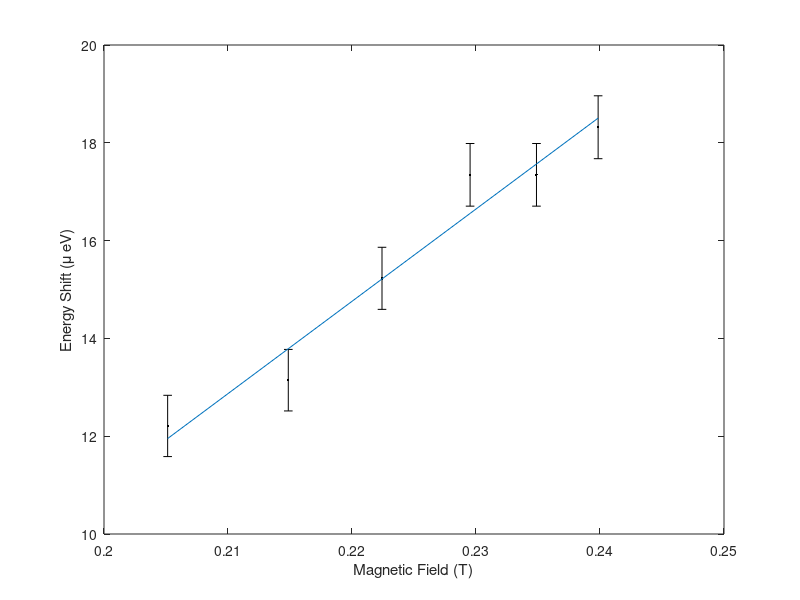

Reproduce this figure in MATLAB.
% Zeeman Experiment
% weighted fitting of a line to the energy vs magnetic field
% the raw data is the angle obtained from the video camera.
% You will supply an estimate of the angular uncertainty for each angle
% measurement. Some typical data has been supplied below in the variable
% x (array of magnetic field values, in Gauss)
% alpha1 (initial angle of an unshifted bright fringe)
% alpha (array of angles you measure as a function of the magnetic
% delta_alpha1 (uncertainly in the initial angle)
% delta_alpha (uncertainty in the shifted angles)
% JPS & MJM 2016
clear all; clf;
h=6.63e-34; c=3e8; lam=644e-9;
% enter the data.
x = [2051.32560426 2148.61893727 2224.19251998 2295.23183355 2348.76568045 2398.4887764]; %the indep.
%which we convert from Gauss to Tesla
x=x/10000;
alpha1=0.607; %angle of unshifted spectral line (degrees)
%convert to radians
alpha1=alpha1*pi/180;
%the next line is the angle of one of the shifted lines corresponding to
%the various magnetic fields
alpha = [0.676 0.681 0.692 0.703 0.703 0.708];
%the angle
%convert to radians
alpha=alpha*pi/180;
beta1=asin(sin(alpha1)/1.46); %this is the internal angle in the Fabry

beta=asin(sin(alpha)/1.46);
% now calculate the energies
del_lam_over_lam=(cos(beta)/cos(beta1))-1;
E = -(h*c/lam)*del_lam_over_lam;
%and convert to micro_eV
E=1e6*E/1.6e-19;
%Get the uncertainties in the energies. This follows from the
%uncertainties in the angles, alpha1 and alpha
delta_alpha1 = 0.005/2;
delta_alpha = 0.005/2.*ones([1,length(alpha)]); %angle uncertainty
%convert to radians;
delta_alpha1=delta_alpha1*pi/180; delta_alpha=delta_alpha*pi/180;
%and find the uncertainty in beta
delta_beta1=delta_alpha1*(cos(alpha1)/(1.46*cos(beta1)));
delta_beta=delta_alpha.*(cos(alpha)./(1.46*cos(beta)));

deltaE=-(h*c/lam)*sqrt(((sin(beta)/cos(beta1)).*delta_beta).^2 +...
 (cos(beta)*sin(beta1)./(cos(beta1)).^2.*delta_beta1).^2);
deltaE=1e6*deltaE/1.6e-19; %the uncertainty in the energy in micro_eV
%plot the data
errorbar(x,E,deltaE,'k.');
xlabel('Magnetic Field (T)');
ylabel('Energy Shift (\mu eV)');
hold on
%Now compute the coefficients for the weighted fit. See equations 8.37,38
%and 39 in Taylor
w=1./(deltaE.^2); %the weights
del=sum(w*sum(w.*(x.^2)))-(sum(w.*x))^2;
A=(sum(w.*(x.^2))*sum(w.*E)-sum(w.*x)*sum(w.*x.*E))/del;
B=(sum(w)*sum(w.*x.*E)-sum(w.*x)*sum(w.*E))/del;
Fit=A+B*x;
plot(x,Fit);
%What are the uncertainties in A and B?
%These are given by formulas quoted in problem 8.19
sig_A=sqrt(sum(w.*(x.^2))/del);
sig_B=sqrt(sum(w)/del);
disp(['the intercept is ' num2str(A) ' with uncertainty ' num2str(sig_A)])
disp(['the slope is ' num2str(B) ' with uncertainty ' num2str(sig_B)])